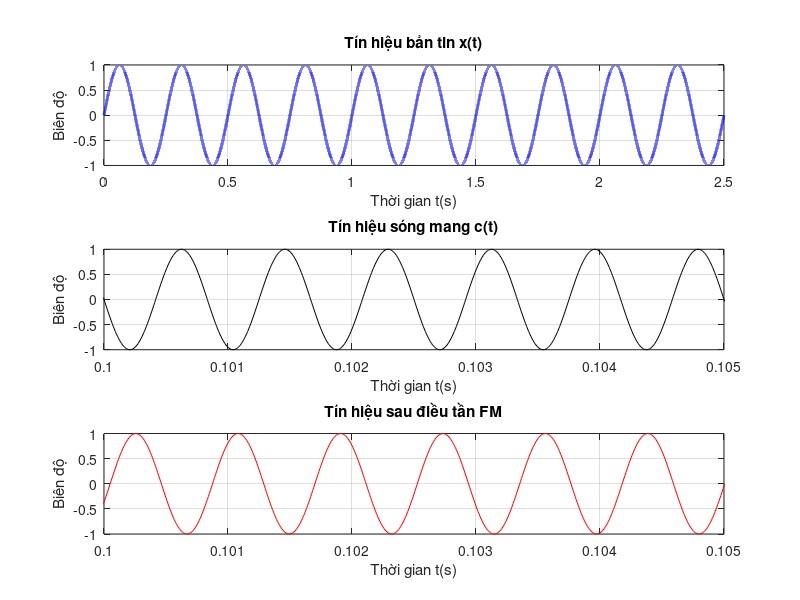

Write MATLAB code to recreate this figure.
% Cho tín hiệu bản tin như sau: x(t) = \sin(8\pi t). Sử dụng Matlab để:
% a. Mô phỏng quá trình điều tần tín hiệu bản tin trên với sóng mang có các tham số như sau: 
% tần số 1200 Hz, biên độ 1, pha ban đầu \pi/2, độ lệch tần số cực đại \Delta f = 20Hz(hoặc đề có thể cho chỉ số điều tần beta = 5). 
% Chú ý: Không sử dụng hàm điều chế sẵn có trong Matlab.
% b. Vẽ tín hiệu bản tin, tín hiệu sóng mang và tín hiệu sau điều tần trong khoảng 10 chu kì tín hiệu bản tin.

clear;
clc;
close all;
f = 1200;
Ac = 1;
phi0 = pi/2;
delta_f = 20;

fm = 4;
Tm = 1/fm;
sps = 100;
fs = sps*f;
Ts = 1/fs;
nums_disp = 10;
t = 0:Ts:nums_disp*Tm-Ts;
x = sin(8*pi*t);

integral_x = cumsum(x)*Ts;
c = Ac * cos(2*pi*f*t+phi0);
k = delta_f/max(abs(x));
y_fm = Ac*cos(2*pi*f*t + phi0 + 2*pi*k*integral_x);
figure;
subplot(3, 1, 1);
plot(t, x, 'b', 'LineWidth', 2);
title('Tín hiệu bản tin x(t)');
xlabel('Thời gian t(s)');
ylabel('Biên độ');
grid on;


subplot(3, 1, 2);
plot(t, c, 'k');
title('Tín hiệu sóng mang c(t)');
xlabel('Thời gian t(s)');
ylabel('Biên độ');
grid on;
xlim(0.1+[0 0.005]);


subplot(3, 1, 3);
plot(t, y_fm, 'r');
title('Tín hiệu sau điều tần FM');
xlabel('Thời gian t(s)');
ylabel('Biên độ');
grid on;
xlim(0.1 + [0 0.005]);
